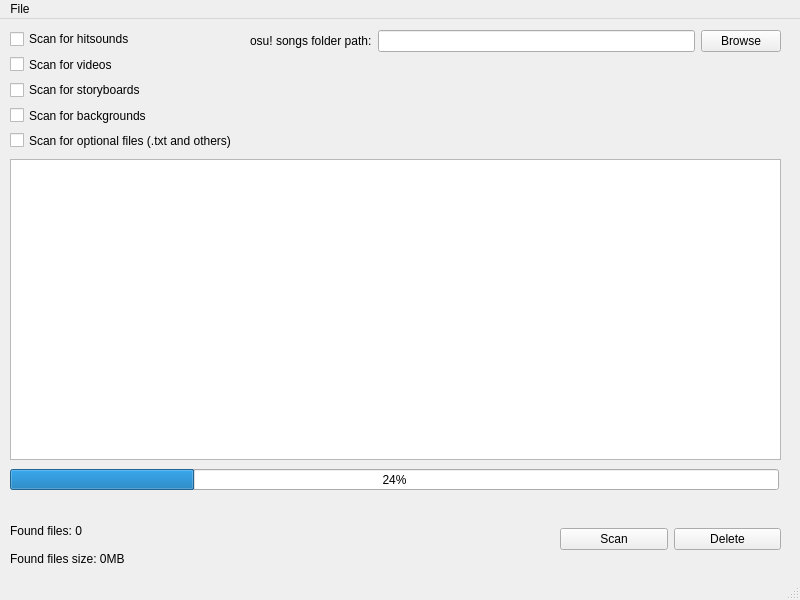
<?xml version="1.0" encoding="UTF-8"?>
<ui version="4.0">
 <class>osucleaner</class>
 <widget class="QMainWindow" name="osucleaner">
  <property name="geometry">
   <rect>
    <x>0</x>
    <y>0</y>
    <width>800</width>
    <height>600</height>
   </rect>
  </property>
  <property name="windowTitle">
   <string>osucleaner</string>
  </property>
  <widget class="QWidget" name="centralwidget">
   <widget class="QWidget" name="verticalLayoutWidget">
    <property name="geometry">
     <rect>
      <x>10</x>
      <y>10</y>
      <width>231</width>
      <height>121</height>
     </rect>
    </property>
    <layout class="QVBoxLayout" name="verticalLayout">
     <item>
      <widget class="QCheckBox" name="hitsoundCheckbox">
       <property name="text">
        <string>Scan for hitsounds</string>
       </property>
      </widget>
     </item>
     <item>
      <widget class="QCheckBox" name="videoCheckbox">
       <property name="text">
        <string>Scan for videos</string>
       </property>
      </widget>
     </item>
     <item>
      <widget class="QCheckBox" name="storyboardCheckbox">
       <property name="text">
        <string>Scan for storyboards</string>
       </property>
      </widget>
     </item>
     <item>
      <widget class="QCheckBox" name="backgroundCheckbox">
       <property name="text">
        <string>Scan for backgrounds</string>
       </property>
      </widget>
     </item>
     <item>
      <widget class="QCheckBox" name="optionalCheckbox">
       <property name="text">
        <string>Scan for optional files (.txt and others)</string>
       </property>
      </widget>
     </item>
    </layout>
   </widget>
   <widget class="QWidget" name="horizontalLayoutWidget">
    <property name="geometry">
     <rect>
      <x>250</x>
      <y>10</y>
      <width>531</width>
      <height>24</height>
     </rect>
    </property>
    <layout class="QHBoxLayout" name="horizontalLayout">
     <item>
      <widget class="QLabel" name="pathLabel">
       <property name="text">
        <string>osu! songs folder path:</string>
       </property>
      </widget>
     </item>
     <item>
      <widget class="QLineEdit" name="pathLineEdit"/>
     </item>
     <item>
      <widget class="QPushButton" name="browseButton">
       <property name="text">
        <string>Browse</string>
       </property>
      </widget>
     </item>
    </layout>
   </widget>
   <widget class="QWidget" name="verticalLayoutWidget_2">
    <property name="geometry">
     <rect>
      <x>10</x>
      <y>140</y>
      <width>771</width>
      <height>301</height>
     </rect>
    </property>
    <layout class="QVBoxLayout" name="verticalLayout_2">
     <item>
      <widget class="QListView" name="listView">
       <property name="layoutMode">
        <enum>QListView::SinglePass</enum>
       </property>
       <property name="spacing">
        <number>0</number>
       </property>
      </widget>
     </item>
    </layout>
   </widget>
   <widget class="QWidget" name="gridLayoutWidget">
    <property name="geometry">
     <rect>
      <x>560</x>
      <y>490</y>
      <width>221</width>
      <height>61</height>
     </rect>
    </property>
    <layout class="QGridLayout" name="gridLayout">
     <item row="0" column="0">
      <widget class="QPushButton" name="scanButton">
       <property name="text">
        <string>Scan</string>
       </property>
      </widget>
     </item>
     <item row="0" column="1">
      <widget class="QPushButton" name="deleteButton">
       <property name="text">
        <string>Delete</string>
       </property>
      </widget>
     </item>
    </layout>
   </widget>
   <widget class="QWidget" name="verticalLayoutWidget_3">
    <property name="geometry">
     <rect>
      <x>10</x>
      <y>500</y>
      <width>160</width>
      <height>51</height>
     </rect>
    </property>
    <layout class="QVBoxLayout" name="verticalLayout_3">
     <item>
      <widget class="QLabel" name="foundFilesLabel">
       <property name="text">
        <string>Found files: 0</string>
       </property>
      </widget>
     </item>
     <item>
      <widget class="QLabel" name="foundFilesSizeLabel">
       <property name="text">
        <string>Found files size: 0MB</string>
       </property>
      </widget>
     </item>
    </layout>
   </widget>
   <widget class="QProgressBar" name="progressBar">
    <property name="geometry">
     <rect>
      <x>10</x>
      <y>450</y>
      <width>769</width>
      <height>21</height>
     </rect>
    </property>
    <property name="value">
     <number>24</number>
    </property>
   </widget>
  </widget>
  <widget class="QMenuBar" name="menubar">
   <property name="geometry">
    <rect>
     <x>0</x>
     <y>0</y>
     <width>800</width>
     <height>20</height>
    </rect>
   </property>
   <widget class="QMenu" name="menuFile">
    <property name="title">
     <string>File</string>
    </property>
    <addaction name="actionExit"/>
   </widget>
   <addaction name="menuFile"/>
  </widget>
  <widget class="QStatusBar" name="statusbar"/>
  <action name="actionExit">
   <property name="text">
    <string>Exit</string>
   </property>
  </action>
 </widget>
 <resources/>
 <connections/>
</ui>
